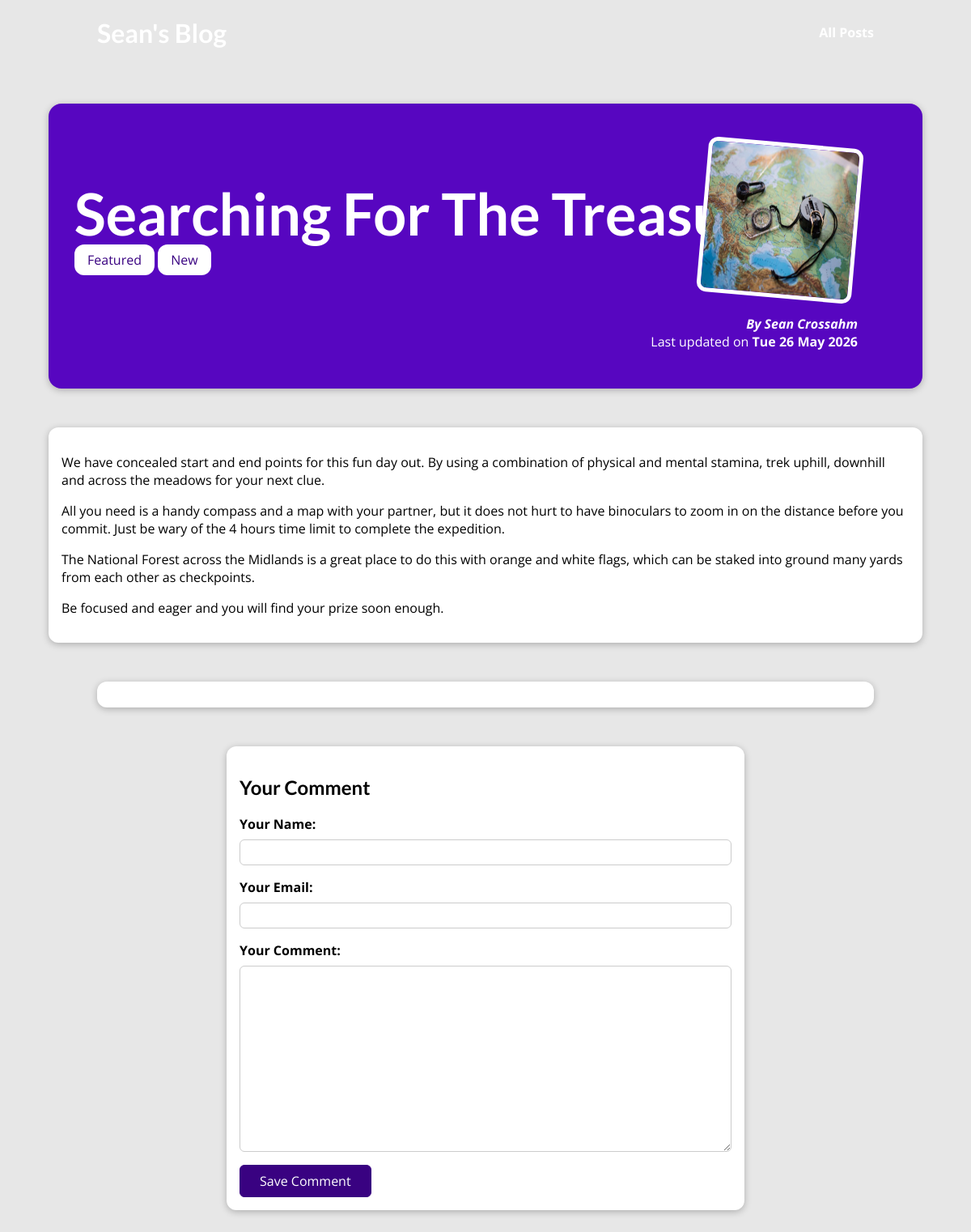
Page /posts/searching-for-the-treasure on the committed database.
### blog/models.py (models this page shows, shortened)
class Post(models.Model):
    title = models.CharField(max_length=50)
    excerpt = models.CharField(max_length=220)
    image = models.ImageField(upload_to="posts", null=True)
    date = models.DateField(auto_now=True)
    slug = models.SlugField(unique=True,db_index=True)
    content = models.TextField(validators=[MinLengthValidator(10)])
    author = models.ForeignKey(Author,on_delete=models.SET_NULL, null=True,related_name="posts")
    tags = models.ManyToManyField(Tag)

class Tag(models.Model):
    caption = models.CharField(max_length=10)

class Author(models.Model):
    first_name = models.CharField(max_length=60)
    last_name = models.CharField(max_length=60)
    email_address=models.EmailField(max_length=120)
    def full_name(self):
        return f"{self.first_name} {self.last_name}"
    def __str__(self):
        return self.full_name()

### blog/views.py (the view, shortened to what this page needs)
# urls.py: path("posts/<slug:slugPost>",views.SinglePostView.as_view(),name="post-details-page")
class SinglePostView(View):
    def get(self,request,slugPost):
        post = Post.objects.get(slug=slugPost)
        context ={
            "post" : post,
            "post_tags" :  post.tags.all(),
            "comment_form": CommentForm(),
            "comments": post.comments.all().order_by("-id")
        }
        return render(request,"blog/post-detail.html",context)

### blog/forms.py
class CommentForm(forms.ModelForm):
    class Meta:
        model = Comment
        exclude = ["post"]
        labels= {
            "user_name" : "Your Name",
            "user_email" : "Your Email",
            "text": "Your Comment"
        }

### blog/templates/blog/post-detail.html (shortened to what this page needs)
{% extends "base_layout.html" %}
{% load static %}
{% block css_files%}
  <link rel="stylesheet" href="{% static "blog/post-detail.css" %}" >
{% endblock %}
{% block page_body %}
 <section id="summary">
    <h2>{{post.title}}</h2>
    <div>
      {% for tag in post_tags %}
         <span class="tag">{{ tag.caption }}</span>
      {% endfor %}
    </div>
    <article>
        <img src ="{{post.image.url}}" alt = "{{post.title}}"/>
        <address>By <a href="mailto:{{ post.author.email_address}}">{{post.author}}</a></address>
        <div>Last updated on <time>{{post.date|date:"D d F Y"}}</time></div>
    </article>
 </section>
 <main>
  {{post.content|linebreaks}}
 </main>
 <section id="comments">
 </section>
 <section id="comment-form">
    <h2>Your Comment</h2>
    <form action="{% url "post-details-page" post.slug %}" method="POST">
      {% for form_field in comment_form %}
        <div class="form-control {% if form_field.errors %}invalid{% endif %}">
          {{ form_field.label_tag }}
          {{ form_field }}
        </div>
      {% endfor %}
      <button type="submit">Save Comment</button>
    </form>
 </section>
{% endblock %}

### static/app.css (style rules this page uses)
* { box-sizing: border-box; }
html { font-family: 'Open Sans', 'Lato', sans-serif; }
body { margin: 0; }
h1, h2, h3 { font-family: 'Lato', sans-serif; font-weight: bold; }

### blog/static/blog/post-detail.css (style rules this page uses)
body { background-color: #e7e7e7; }
#summary { margin: 8rem auto 3rem auto; padding: 2rem; width: 90%; max-width: 90rem; border-radius: 16px; background-color: #5706c0; position: relative; box-shadow: 0 2px 8px rgba(0, 0, 0, 0.25); height: 22rem; }
#summary h2 { color: white; font-size: 4.5rem; margin-bottom: 0.25rem; }
#summary article { position: absolute; top: 2rem; right: 3rem; padding: 1rem 2rem; border-radius: 12px; text-align: right; color: white; }
#summary article img { width: 12rem; height: 12rem; border-radius: 12px; transform: rotateZ(5deg); border: 5px solid white; margin-bottom: 1rem; }
#summary address { font-weight: bold; }
#summary a { color: white; text-decoration: none; }
#summary time { font-weight: bold; }
main { width: 90%; max-width: 90rem; margin: 3rem auto; background-color: white; padding: 1rem; border-radius: 12px; box-shadow: 0 2px 8px rgba(0, 0, 0, 0.25); }
.tag { background-color: white; color: #390281; padding: 0.5rem 1rem; border-radius: 12px; }
#comment-form { margin: 3rem auto; width: 90%; max-width: 40rem; border-radius: 12px; background-color: white; box-shadow: 0 2px 8px rgba(0,0,0,0.25); padding: 1rem; }
#comment-form button { font: inherit; background-color: #390281; color: white; border: 1px solid #390281; padding: 0.5rem 1.5rem; border-radius: 6px; cursor: pointer; }
.form-control { margin-bottom: 1rem; }
.form-control label { font-weight: bold; margin-bottom: 0.5rem; display: block; }
.form-control input, .form-control textarea { display: block; width: 100%; font: inherit; padding: 0.25rem; border-radius: 6px; border: 1px solid #ccc; }
#comments { margin: 3rem auto; width: 90%; max-width: 60rem; border-radius: 12px; background-color: white; box-shadow: 0 2px 8px rgba(0,0,0,0.25); padding: 1rem 2rem; }

### rows in the picture
Post: title "Searching For The Treasure", image (picture), author "Sean Crossahm", date "Tue 26 May 2026", content "We have concealed start and end points for this fun day out. By using a combination of physical and mental stamina, trek uphill, downhill and across the meadows for your next clue. All you need is a handy compass and a map with your partner, but it does not hurt to have binoculars to zoom in on the distance before you commit. Just be wary of the 4 hours time limit to complete the expedition. The National Forest across the Midlands is a great place to do this with orange and white flags, which can be staked into ground many yards from each other as checkpoints. Be focused and eager and you will find your prize soon enough."
Tag: caption "Featured"
Tag: caption "New"
